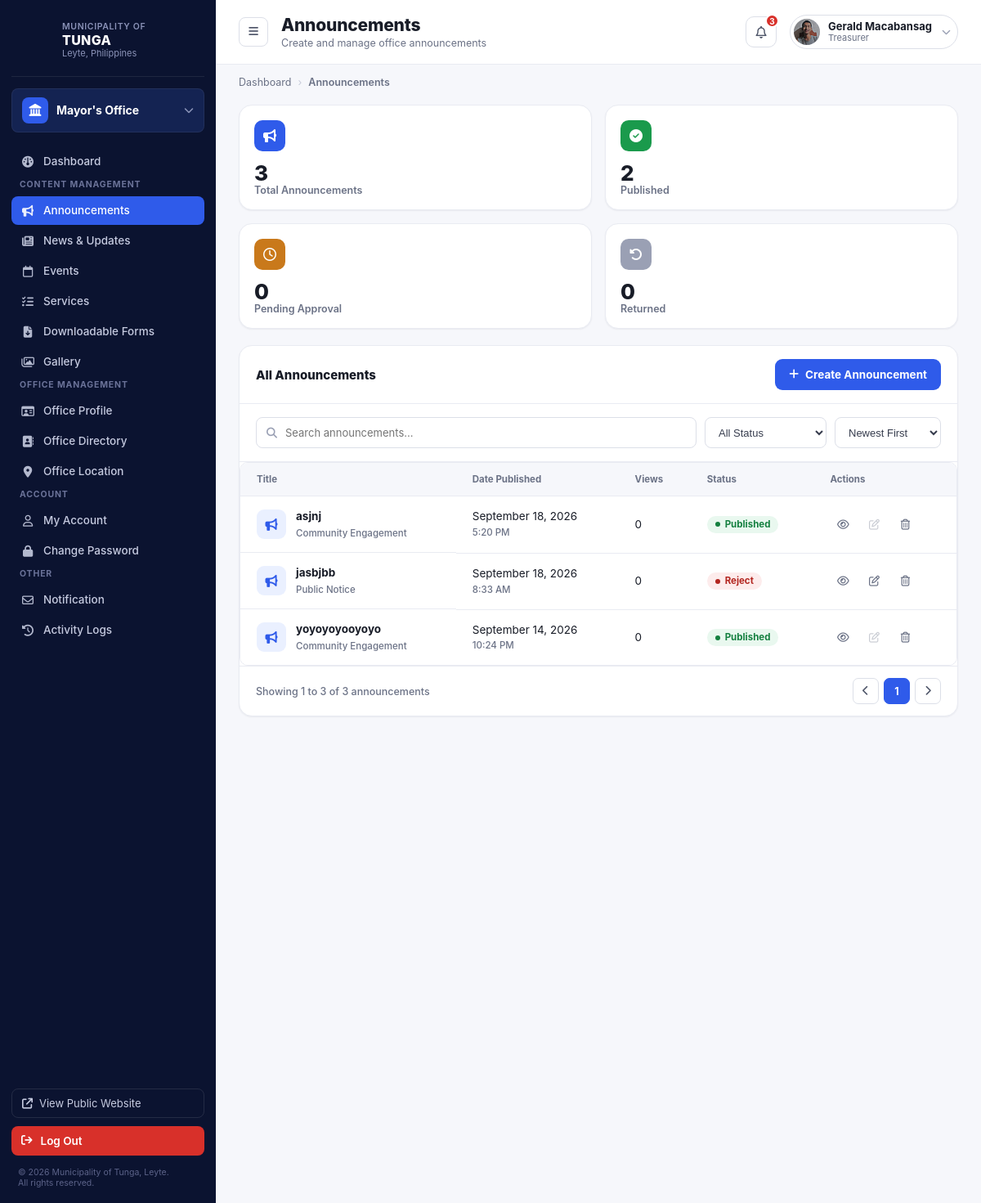
/office-dashboard/office-announcement (signed in), run on an earlier commit of the app's database.
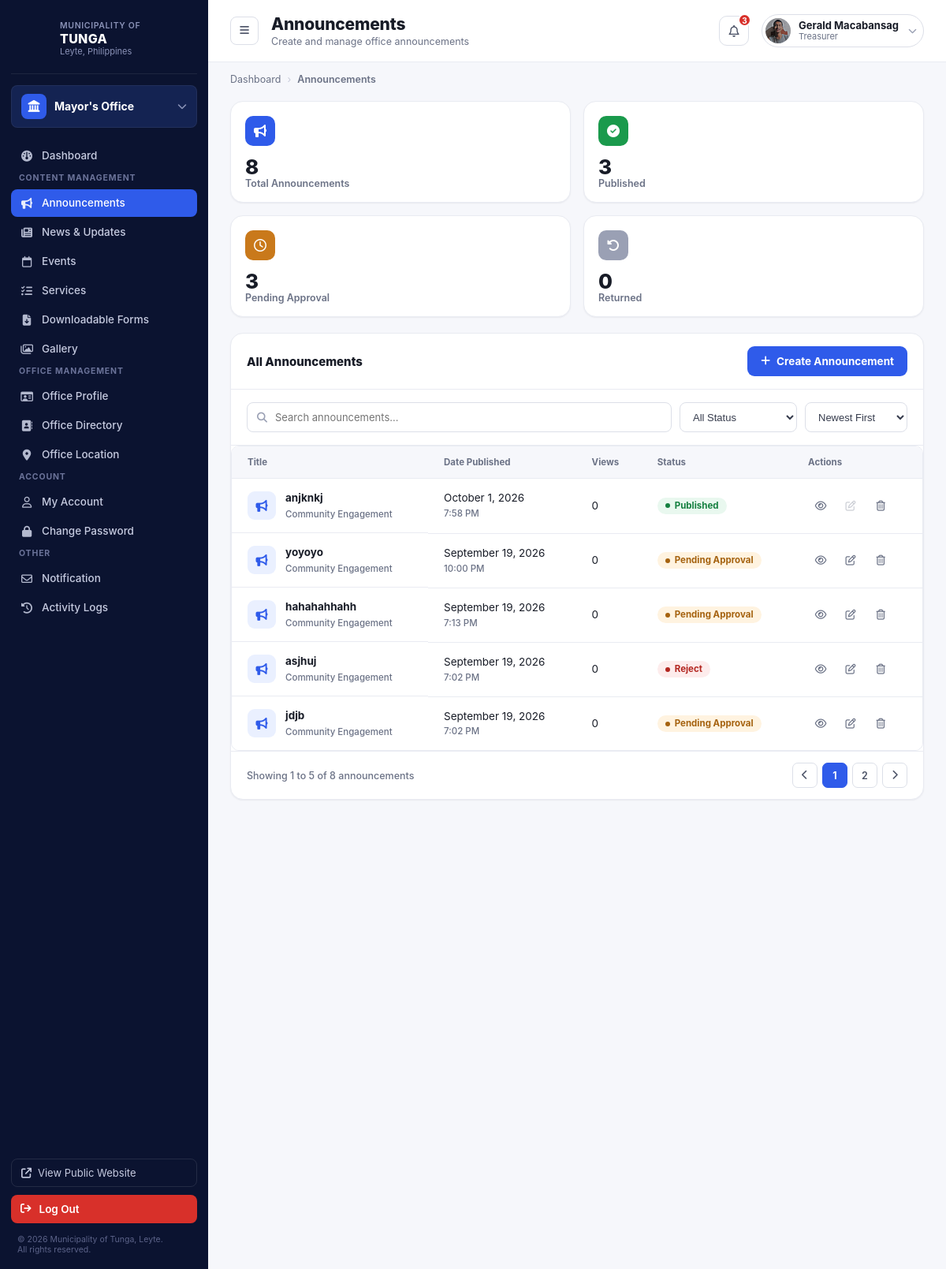
And on a later commit of the database.
### office_dashboard/models.py (models this page shows, shortened)
class Announcement(models.Model):
    STATUS_CHOICES = [
        ("pending", "Pending Approval"),
        ("published", "Published"),
        ("reject", "Reject"),
        ("returned", "Returned"),
        ("archive", "Archived"),
    ]
    PRIORITY_CHOICES = [
        ("Normal", "Normal"),
        ("Low", "Low"),
        ("High", "High"),
        ("Urgent", "Urgent"),
    ]
    representative = models.ForeignKey(
        OfficeRepresentative,
        on_delete=models.CASCADE,
        related_name="announcements"
    )
    title = models.CharField(max_length=255)
    subtitle = models.CharField(
        max_length=255,
        blank=True
    )
    category = models.CharField(
        max_length=100,
        blank=True
    )
    content = models.TextField(
        blank=True
    )
    image = models.ImageField(
        upload_to="announcements/",
        blank=True,
        null=True
    )
    author = models.CharField(
        max_length=255,
        blank=True
    )
    date_posted = models.DateField(
        null=True,
        blank=True
    )
    expiration_date = models.DateTimeField(
        null=True,
        blank=True
    )
    last_updated = models.DateTimeField(auto_now=True)
    priority = models.CharField(
        max_length=20,
        choices=PRIORITY_CHOICES,
        default="Normal"
    )
    status = models.CharField(
        max_length=20,
        choices=STATUS_CHOICES,
        default="pending"
    )
    admin_note = models.TextField(blank=True)
    views = models.PositiveIntegerField(
        default=0
    )
    created_at = models.DateTimeField(
        auto_now_add=True
    )

### office_dashboard/views.py (the view, shortened to what this page needs)
# urls.py: path('office-announcement', views.rep_announcement, name='rep_announce'),
@office_rep_required
def rep_announcement(request, rep):
    announcements = rep.announcements.all()
    q = request.GET.get('q', '').strip()
    if q:
        announcements = announcements.filter(title__icontains=q)
    status = request.GET.get('status', '')
    if status:
        announcements = announcements.filter(status=status)
    sort = request.GET.get('sort', 'newest')
    announcements = announcements.order_by('created_at' if sort == 'oldest' else '-created_at')
    all_announcements = rep.announcements.all()
    total_count = all_announcements.count()
    published_count = all_announcements.filter(status='published').count()
    pending_count = all_announcements.filter(status='pending').count()
    returned_count = all_announcements.filter(status='returned').count()
    paginator = Paginator(announcements, 5)
    page_obj = paginator.get_page(request.GET.get('page'))
    return render(request, "office_dashboard/announcements.html", {
        "rep": rep,
        "page_obj": page_obj,
        "announcements": page_obj.object_list,
        "current_q": q,
        "current_status": status,
        "current_sort": sort,
        "total_count": total_count,
        "published_count": published_count,
        "pending_count": pending_count,
        "returned_count": returned_count,
    })

### admin_dashboard/context_processors.py (called while the page is built)
def site_contact_info(request):
    return {"site_contact": SiteContactInfo.get_solo()}

def is_super_admin(request):
    if not request.user.is_authenticated:
        return {"is_super_admin": False}
    return {"is_super_admin": SuperAdmin.objects.filter(user=request.user).exists()}

### admin_dashboard/models.py (called while the page is built)
    @classmethod
    def get_solo(cls):
        obj, _ = cls.objects.get_or_create(pk=1, defaults={
            'phone': '(053) 456 789',
            'phone_local': 'Local 100',
            'email': 'tunga@gmail.com',
            'email_secondary': 'info@tunga.gov.ph',
            'address': '2nd Floor, Municipal Hall, Tunga, Leyte',
            'facebook_name': 'Municipality of Tunga - Official',
            'office_hours': 'Monday – Friday, 8:00 AM – 5:00 PM',
        })
        return obj

### office_dashboard/models.py (called while the page is built)
    @property
    def unread_notifications_count(self):
        return self.notifications.filter(is_read=False).count()

### templates/office_dashboard/announcements.html (shortened to what the changed rows need)
{% extends "representative_dashboard_base.html" %}
{% load static %}
{% block body_page %}announcements{% endblock %}
{% block content %}
  <div class="main">
    <header class="topbar">
      <div class="topbar-left">
        <div class="page-heading">
          <h1>Announcements</h1>
        </div>
      </div>
    </header>
    <main class="content">
      <div class="stat-grid">
        <div class="stat-card">
          <div class="top"><span class="stat-icon blue"><i class="fa-solid fa-bullhorn"></i></span></div>
          <div class="stat-value">{{ total_count }}</div>
          <div class="stat-label">Total Announcements</div>
        </div>
        <div class="stat-card">
          <div class="top"><span class="stat-icon green"><i class="fa-solid fa-circle-check"></i></span></div>
          <div class="stat-value">{{ published_count }}</div>
          <div class="stat-label">Published</div>
        </div>
        <div class="stat-card">
          <div class="top"><span class="stat-icon amber"><i class="fa-regular fa-clock"></i></span></div>
          <div class="stat-value">{{ pending_count }}</div>
          <div class="stat-label">Pending Approval</div>
        </div>
      </div>
      <section class="panel">
        <div class="panel-header">
          <h2>All Announcements</h2>
        </div>
        <div class="table-wrap">
          <table class="data-table">
            <thead><tr><th>Title</th><th>Date Published</th><th>Views</th><th>Status</th><th>Actions</th></tr></thead>
            <tbody>
              {% for a in announcements %}
              <tr>
                <td class="row-icon-name">
                  <span class="row-thumb" style="background:var(--blue-50);color:var(--blue-600);"><i class="fa-solid fa-bullhorn"></i></span>
                  <div><div class="cell-primary">{{ a.title }}</div><div class="cell-sub">{{ a.category|default:"—" }}</div></div>
                </td>
                <td>{{ a.date_posted|default:a.created_at|date:"F j, Y" }}<br><span class="cell-sub">{{ a.created_at|date:"g:i A" }}</span></td>
                <td>{{ a.views }}</td>
                <td>
                  <span class="badge
                    {% if a.status == 'published' %}badge-green
                    {% elif a.status == 'pending' %}badge-amber
                    {% elif a.status == 'draft' %}badge-gray
                    {% else %}badge-red{% endif %}">
                    {{ a.get_status_display }}
                  </span>
                </td>
                <td>
                    <div class="action-icons">
                      <span class="ic" data-view-target="view-modal-{{ a.id }}"><i class="fa-regular fa-eye"></i></span>
                      {% if a.status == 'published' %}
                        <span class="ic" style="opacity:.35;cursor:not-allowed;" title="Published content cannot be edited"><i class="fa-regular fa-pen-to-square"></i></span>
                      {% else %}
                        <span class="ic" data-edit-target="edit-modal-{{ a.id }}"><i class="fa-regular fa-pen-to-square"></i></span>
                      {% endif %}
                      <span class="ic" data-delete-target="delete-modal-{{ a.id }}"><i class="fa-regular fa-trash-can"></i></span>
                    </div>
                </td>
              </tr>
              {% empty %}
              <tr><td colspan="5" style="text-align:center;color:var(--gray-400);">No announcements yet.</td></tr>
              {% endfor %}
            </tbody>
          </table>
        </div>
          <div class="pagination">
            <span>
              {% if page_obj.paginator.count == 0 %}
                No announcements found
              {% else %}
                Showing {{ page_obj.start_index }} to {{ page_obj.end_index }} of {{ page_obj.paginator.count }} announcements
              {% endif %}
            </span>
            <div class="page-nums">
              {% if page_obj.has_previous %}
                <a class="page-btn" href="?page={{ page_obj.previous_page_number }}&q={{ current_q }}&status={{ current_status }}&sort={{ current_sort }}"><i class="fa-solid fa-chevron-left"></i></a>
              {% else %}
                <span class="page-btn"><i class="fa-solid fa-chevron-left"></i></span>
              {% endif %}
              {% for num in page_obj.paginator.page_range %}
                {% if num == page_obj.number %}
                  <span class="page-btn active">{{ num }}</span>
                {% else %}
                  <a class="page-btn" href="?page={{ num }}&q={{ current_q }}&status={{ current_status }}&sort={{ current_sort }}">{{ num }}</a>
                {% endif %}
              {% endfor %}
              {% if page_obj.has_next %}
                <a class="page-btn" href="?page={{ page_obj.next_page_number }}&q={{ current_q }}&status={{ current_status }}&sort={{ current_sort }}"><i class="fa-solid fa-chevron-right"></i></a>
              {% else %}
                <span class="page-btn"><i class="fa-solid fa-chevron-right"></i></span>
              {% endif %}
            </div>
          </div>
      </section>
    </main>
  </div>
</div>
{% endblock %}

What changed in the data, as far as the page shows it:
no longer on this page (row unchanged): Announcement: title "asjnj", category "Community Engagement", date_posted "September 18, 2026", created_at "5:20 PM", views "0", status "Published"
no longer on this page (row unchanged): Announcement: title "jasbjbb", category "Public Notice", date_posted "September 18, 2026", created_at "8:33 AM", views "0", status "Reject"
no longer on this page (row unchanged): Announcement: title "yoyoyoyooyoyo", category "Community Engagement", date_posted "September 14, 2026", created_at "10:24 PM", views "0", status "Published"
added Announcement: title "anjknkj", category "Community Engagement", date_posted "October 1, 2026", created_at "7:58 PM", views "0", status "Published"
added Announcement: title "yoyoyo", category "Community Engagement", date_posted "September 19, 2026", created_at "10:00 PM", views "0", status "Pending Approval"
added Announcement: title "hahahahhahh", category "Community Engagement", date_posted "September 19, 2026", created_at "7:13 PM", views "0", status "Pending Approval"
added Announcement: title "asjhuj", category "Community Engagement", date_posted "September 19, 2026", created_at "7:02 PM", views "0", status "Reject"
added Announcement: title "jdjb", category "Community Engagement", date_posted "September 19, 2026", created_at "7:02 PM", views "0", status "Pending Approval"
Also different on the page:
{{ total_count }}: "3" → "8"
{{ published_count }}: "2" → "3"
{{ pending_count }}: "0" → "3"
{{ page_obj.end_index }}: "3" → "5"
{{ page_obj.paginator.count }}: "3" → "8"
new list line: "2"
